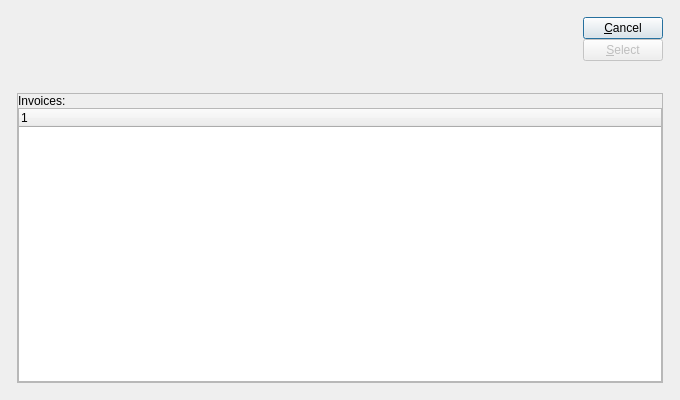
<?xml version="1.0" encoding="UTF-8"?>
<ui version="4.0">
 <comment>This file is part of the xTuple ERP: PostBooks Edition, a free and
open source Enterprise Resource Planning software suite,
Copyright (c) 1999-2018 by OpenMFG LLC, d/b/a xTuple.
It is licensed to you under the Common Public Attribution License
version 1.0, the full text of which (including xTuple-specific Exhibits)
is available at www.xtuple.com/CPAL.  By using this software, you agree
to be bound by its terms.</comment>
 <class>invoiceList</class>
 <widget class="QDialog" name="invoiceList">
  <property name="geometry">
   <rect>
    <x>0</x>
    <y>0</y>
    <width>680</width>
    <height>400</height>
   </rect>
  </property>
  <property name="windowTitle">
   <string>Invoices</string>
  </property>
  <layout class="QGridLayout">
   <item row="0" column="0">
    <layout class="QGridLayout">
     <property name="margin">
      <number>12</number>
     </property>
     <property name="spacing">
      <number>12</number>
     </property>
     <item row="0" column="0">
      <layout class="QHBoxLayout">
       <item>
        <widget class="CustCluster" name="_cust">
         <property name="sizePolicy">
          <sizepolicy hsizetype="Minimum" vsizetype="Minimum">
           <horstretch>0</horstretch>
           <verstretch>0</verstretch>
          </sizepolicy>
         </property>
        </widget>
       </item>
       <item>
        <layout class="QVBoxLayout">
         <item>
          <widget class="DateCluster" name="_dates"/>
         </item>
         <item>
          <spacer>
           <property name="orientation">
            <enum>Qt::Vertical</enum>
           </property>
           <property name="sizeType">
            <enum>QSizePolicy::Expanding</enum>
           </property>
           <property name="sizeHint" stdset="0">
            <size>
             <width>20</width>
             <height>20</height>
            </size>
           </property>
          </spacer>
         </item>
        </layout>
       </item>
       <item>
        <layout class="QHBoxLayout">
         <property name="spacing">
          <number>0</number>
         </property>
         <item>
          <spacer>
           <property name="orientation">
            <enum>Qt::Horizontal</enum>
           </property>
           <property name="sizeType">
            <enum>QSizePolicy::Expanding</enum>
           </property>
           <property name="sizeHint" stdset="0">
            <size>
             <width>20</width>
             <height>20</height>
            </size>
           </property>
          </spacer>
         </item>
         <item>
          <layout class="QVBoxLayout">
           <property name="spacing">
            <number>0</number>
           </property>
           <item>
            <layout class="QVBoxLayout">
             <property name="spacing">
              <number>0</number>
             </property>
             <item>
              <widget class="QPushButton" name="_close">
               <property name="text">
                <string>&amp;Cancel</string>
               </property>
              </widget>
             </item>
             <item>
              <widget class="QPushButton" name="_select">
               <property name="text">
                <string>&amp;Select</string>
               </property>
               <property name="enabled">
                <bool>false</bool>
               </property>
              </widget>
             </item>
            </layout>
           </item>
           <item>
            <spacer>
             <property name="orientation">
              <enum>Qt::Vertical</enum>
             </property>
             <property name="sizeType">
              <enum>QSizePolicy::Expanding</enum>
             </property>
             <property name="sizeHint" stdset="0">
              <size>
               <width>20</width>
               <height>20</height>
              </size>
             </property>
            </spacer>
           </item>
          </layout>
         </item>
        </layout>
       </item>
      </layout>
     </item>
     <item row="1" column="0">
      <widget class="QFrame" name="frame">
       <property name="sizePolicy">
        <sizepolicy hsizetype="Preferred" vsizetype="Preferred">
         <horstretch>0</horstretch>
         <verstretch>1</verstretch>
        </sizepolicy>
       </property>
       <property name="frameShape">
        <enum>QFrame::StyledPanel</enum>
       </property>
       <property name="frameShadow">
        <enum>QFrame::Raised</enum>
       </property>
       <layout class="QGridLayout">
        <property name="margin">
         <number>0</number>
        </property>
        <property name="spacing">
         <number>0</number>
        </property>
        <item row="0" column="0">
         <layout class="QVBoxLayout">
          <property name="spacing">
           <number>0</number>
          </property>
          <item>
           <widget class="QLabel" name="_invoiceLit">
            <property name="text">
             <string>Invoices:</string>
            </property>
           </widget>
          </item>
          <item>
           <widget class="XTreeWidget" name="_invoice">
            <property name="sizePolicy">
             <sizepolicy hsizetype="Expanding" vsizetype="Expanding">
              <horstretch>0</horstretch>
              <verstretch>0</verstretch>
             </sizepolicy>
            </property>
           </widget>
          </item>
         </layout>
        </item>
       </layout>
      </widget>
     </item>
    </layout>
   </item>
  </layout>
 </widget>
 <layoutdefault spacing="5" margin="5"/>
 <customwidgets>
  <customwidget>
   <class>CustCluster</class>
   <extends>QWidget</extends>
   <header>custcluster.h</header>
  </customwidget>
  <customwidget>
   <class>DateCluster</class>
   <extends>QWidget</extends>
   <header>datecluster.h</header>
   <container>1</container>
  </customwidget>
  <customwidget>
   <class>XTreeWidget</class>
   <extends>QTreeWidget</extends>
   <header>xtreewidget.h</header>
   <container>1</container>
  </customwidget>
 </customwidgets>
 <tabstops>
  <tabstop>_cust</tabstop>
  <tabstop>_dates</tabstop>
  <tabstop>_invoice</tabstop>
  <tabstop>_close</tabstop>
  <tabstop>_select</tabstop>
 </tabstops>
 <includes>
  <include location="global">parameter.h</include>
 </includes>
 <resources/>
 <connections>
  <connection>
   <sender>_close</sender>
   <signal>clicked()</signal>
   <receiver>invoiceList</receiver>
   <slot>sClose()</slot>
  </connection>
  <connection>
   <sender>_select</sender>
   <signal>clicked()</signal>
   <receiver>invoiceList</receiver>
   <slot>sSelect()</slot>
  </connection>
  <connection>
   <sender>_invoice</sender>
   <signal>itemSelected(int)</signal>
   <receiver>invoiceList</receiver>
   <slot>sSelect()</slot>
  </connection>
  <connection>
   <sender>_cust</sender>
   <signal>newId(int)</signal>
   <receiver>invoiceList</receiver>
   <slot>sFillList()</slot>
  </connection>
  <connection>
   <sender>_dates</sender>
   <signal>updated()</signal>
   <receiver>invoiceList</receiver>
   <slot>sFillList()</slot>
  </connection>
  <connection>
   <sender>_invoice</sender>
   <signal>valid(bool)</signal>
   <receiver>_select</receiver>
   <slot>setEnabled(bool)</slot>
  </connection>
 </connections>
</ui>
